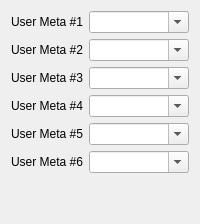
      <widget class="QWidget" name="user_metadata">
       <attribute name="title">
        <string>User Metadata</string>
       </attribute>
       <layout class="QVBoxLayout" name="verticalLayout_19">
        <item>
         <layout class="QFormLayout" name="formLayout_2">
          <item row="0" column="0">
           <widget class="QLabel" name="label_81">
            <property name="text">
             <string>User Meta #1</string>
            </property>
           </widget>
          </item>
          <item row="0" column="1">
           <widget class="QComboBox" name="upload_usermeta1">
            <property name="enabled">
             <bool>true</bool>
            </property>
            <property name="editable">
             <bool>true</bool>
            </property>
           </widget>
          </item>
          <item row="1" column="0">
           <widget class="QLabel" name="label_82">
            <property name="text">
             <string>User Meta #2</string>
            </property>
           </widget>
          </item>
          <item row="1" column="1">
           <widget class="QComboBox" name="upload_usermeta2">
            <property name="enabled">
             <bool>true</bool>
            </property>
            <property name="editable">
             <bool>true</bool>
            </property>
           </widget>
          </item>
          <item row="2" column="0">
           <widget class="QLabel" name="label_83">
            <property name="text">
             <string>User Meta #3</string>
            </property>
           </widget>
          </item>
          <item row="2" column="1">
           <widget class="QComboBox" name="upload_usermeta3">
            <property name="enabled">
             <bool>true</bool>
            </property>
            <property name="editable">
             <bool>true</bool>
            </property>
           </widget>
          </item>
          <item row="3" column="0">
           <widget class="QLabel" name="label_91">
            <property name="text">
             <string>User Meta #4</string>
            </property>
           </widget>
          </item>
          <item row="3" column="1">
           <widget class="QComboBox" name="upload_usermeta4">
            <property name="enabled">
             <bool>true</bool>
            </property>
            <property name="editable">
             <bool>true</bool>
            </property>
           </widget>
          </item>
          <item row="4" column="1">
           <widget class="QComboBox" name="upload_usermeta5">
            <property name="enabled">
             <bool>true</bool>
            </property>
            <property name="editable">
             <bool>true</bool>
            </property>
           </widget>
          </item>
          <item row="4" column="0">
           <widget class="QLabel" name="label_90">
            <property name="text">
             <string>User Meta #5</string>
            </property>
           </widget>
          </item>
          <item row="5" column="0">
           <widget class="QLabel" name="label_92">
            <property name="text">
             <string>User Meta #6</string>
            </property>
           </widget>
          </item>
          <item row="5" column="1">
           <widget class="QComboBox" name="upload_usermeta6">
            <property name="enabled">
             <bool>true</bool>
            </property>
            <property name="editable">
             <bool>true</bool>
            </property>
           </widget>
          </item>
         </layout>
        </item>
        <item>
         <spacer name="verticalSpacer_39">
          <property name="orientation">
           <enum>Qt::Vertical</enum>
          </property>
          <property name="sizeHint" stdset="0">
           <size>
            <width>20</width>
            <height>40</height>
           </size>
          </property>
         </spacer>
        </item>
       </layout>
      </widget>
